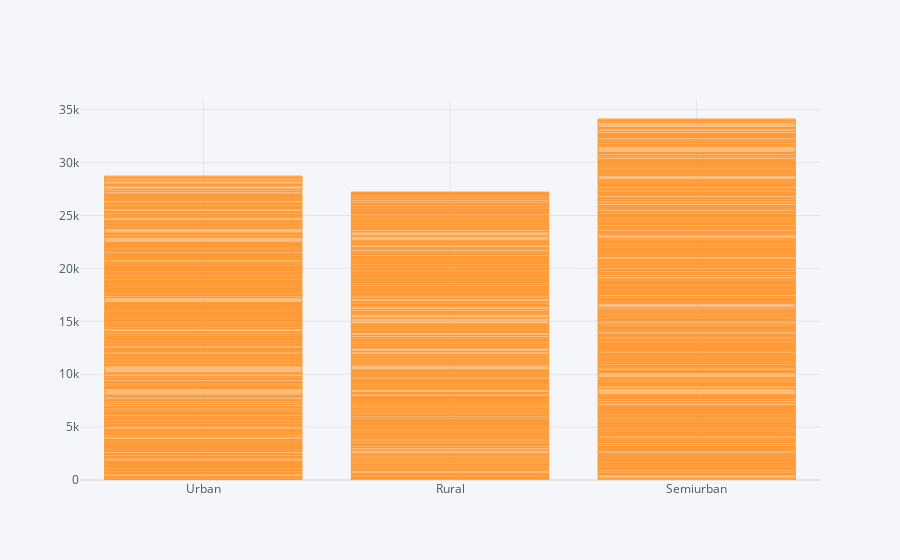

The cell this chart's notebook holds for it:
### Code cell
kenya_df.iplot(kind='bar', x='Property_Area', y='LoanAmount', size='ApplicantIncome')

### Figure 1 — Plotly figure (JSON) as saved in the notebook; plotly's stock layout.template omitted (floating-point values rounded to 4 significant figures; data arrays with more than 128 entries replaced by an {"elided": "..."} marker saying what was removed)
{"data": [{"marker": {"color": "rgba(255, 153, 51, 0.6)", "line": {"color": "rgba(255, 153, 51, 1.0)", "width": 1}}, "name": "LoanAmount", "orientation": "v", "text": "", "type": "bar", "x": {"elided": "614 str values"}, "y": {"elided": "614 float values"}}], "layout": {"legend": {"bgcolor": "#F5F6F9", "font": {"color": "#4D5663"}}, "paper_bgcolor": "#F5F6F9", "plot_bgcolor": "#F5F6F9", "title": {"font": {"color": "#4D5663"}}, "xaxis": {"gridcolor": "#E1E5ED", "showgrid": true, "tickfont": {"color": "#4D5663"}, "title": {"font": {"color": "#4D5663"}, "text": ""}, "zerolinecolor": "#E1E5ED"}, "yaxis": {"gridcolor": "#E1E5ED", "showgrid": true, "tickfont": {"color": "#4D5663"}, "title": {"font": {"color": "#4D5663"}, "text": ""}, "zerolinecolor": "#E1E5ED"}}}
